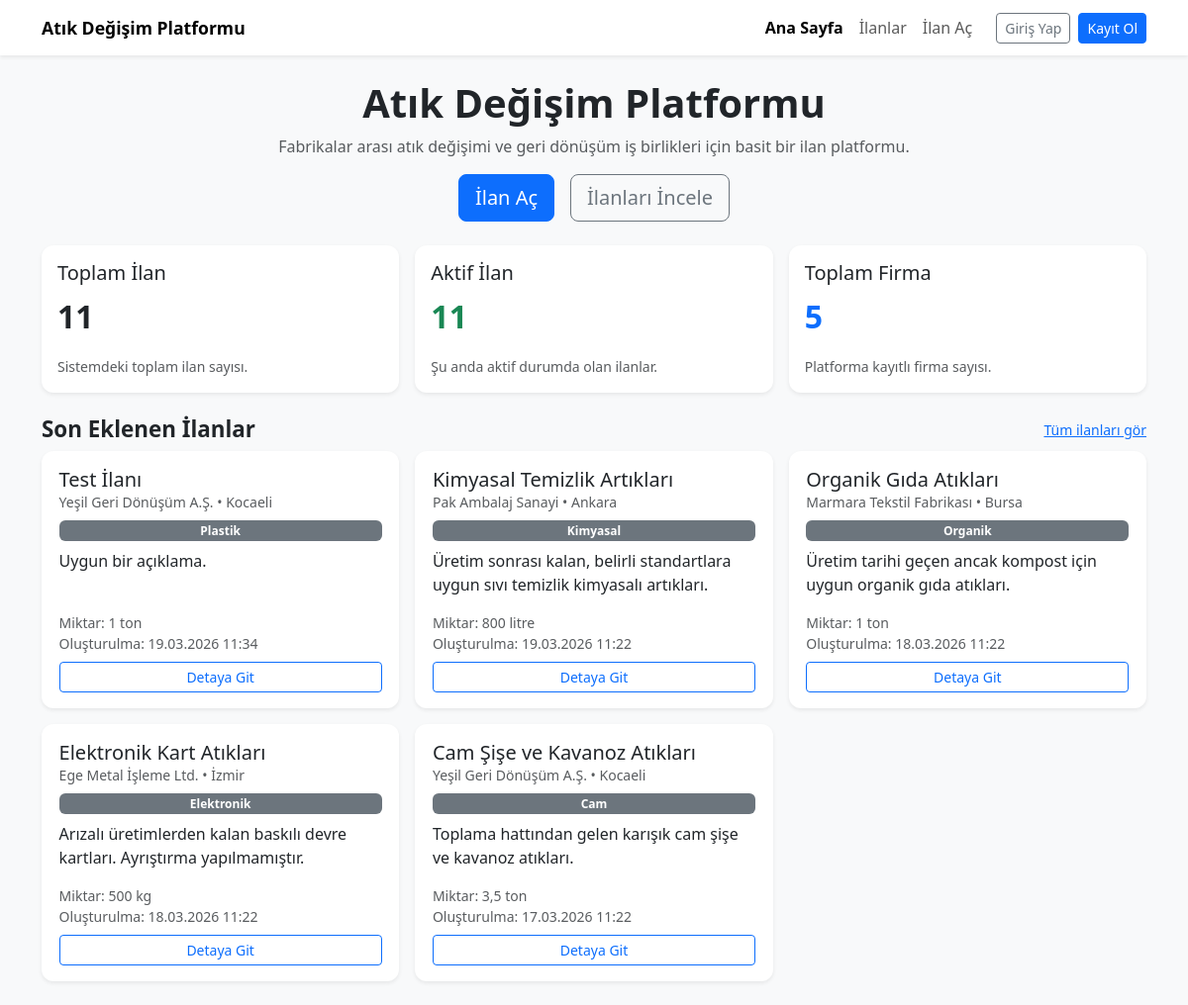
Before: / with the older database file.
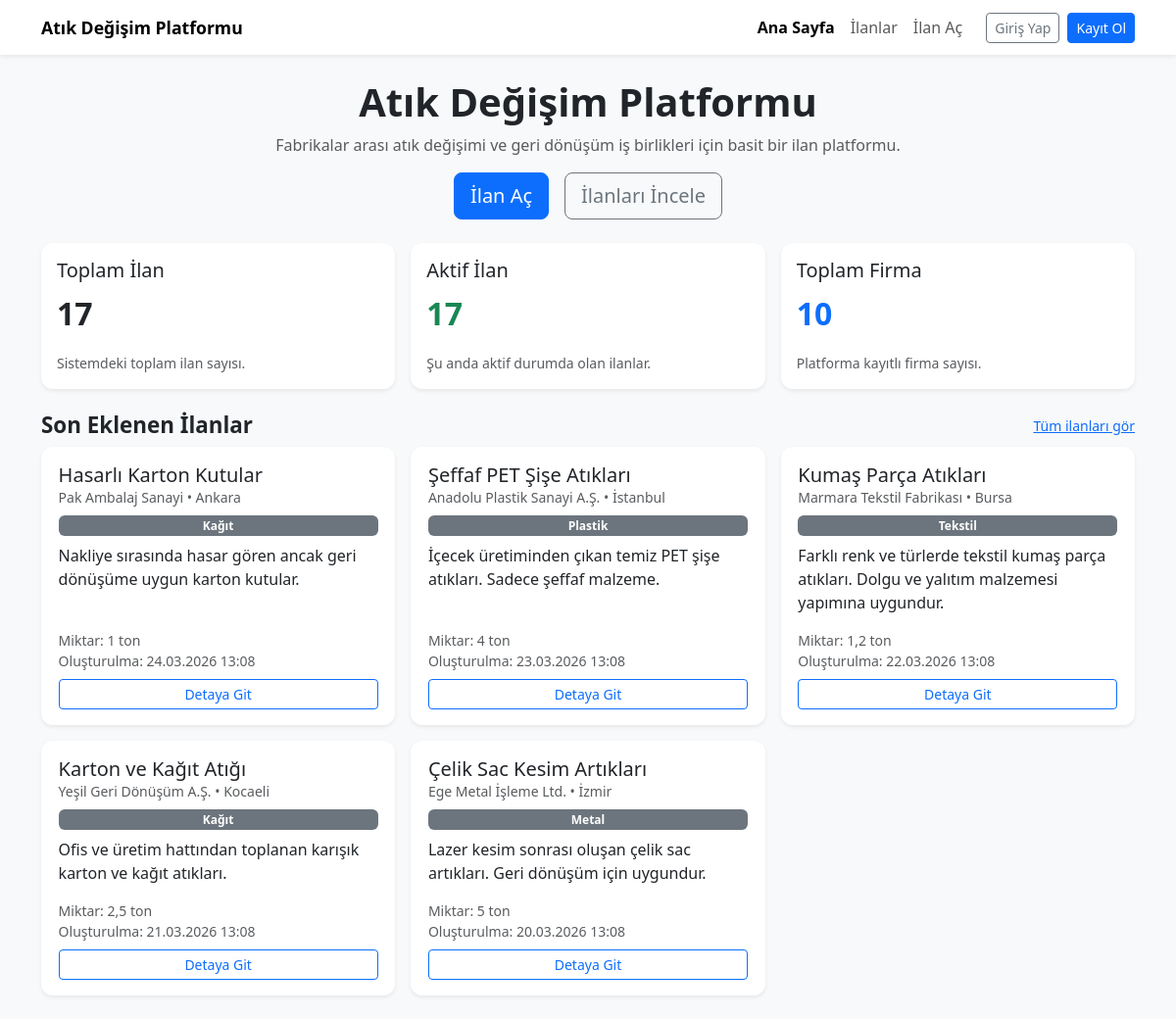
After: the same page with the newer database file.
### models.py (models this page shows, shortened)
class Listing(db.Model):
    __tablename__ = "listings"
    id = db.Column(db.Integer, primary_key=True)
    firm_id = db.Column(
        "company_id",
        db.Integer,
        db.ForeignKey("companies.id"),
        nullable=False,
    )
    title = db.Column(db.String(200), nullable=False)
    description = db.Column(db.Text, nullable=False)
    category = db.Column(db.String(100), nullable=False)
    quantity = db.Column(db.String(100), nullable=False)
    city = db.Column(db.String(100), nullable=False)
    price = db.Column(db.Float, nullable=True)
    status = db.Column(db.String(50), default="Aktif", nullable=False)
    created_at = db.Column(db.DateTime, default=datetime.utcnow, nullable=False)
    tags = db.Column(db.Text, nullable=True)
    requests = db.relationship("ListingRequest", backref="listing", lazy=True)

class Firm(db.Model):
    __tablename__ = "companies"
    id = db.Column(db.Integer, primary_key=True)
    user_id = db.Column(db.Integer, db.ForeignKey("users.id"), nullable=True, unique=True)
    name = db.Column(db.String(200), nullable=False)
    city = db.Column(db.String(100), nullable=False)
    sector = db.Column(db.String(200), nullable=False)
    description = db.Column(db.Text, nullable=True)
    phone = db.Column(db.String(50), nullable=True)
    created_at = db.Column(db.DateTime, default=datetime.utcnow, nullable=False)
    listings = db.relationship("Listing", backref="firm", lazy=True)

### app.py (the view)
    @app.route("/")
    def index():
        total_listings = Listing.query.count()
        active_listings = Listing.query.filter_by(status="Aktif").count()
        firm_count = Firm.query.count()
        latest_listings = Listing.query.order_by(Listing.created_at.desc()).limit(5).all()
        return render_template(
            "index.html",
            title="Atık Değişim Platformu",
            total_listings=total_listings,
            active_listings=active_listings,
            firm_count=firm_count,
            latest_listings=latest_listings,
        )

### templates/index.html
{% extends "base.html" %}
{% block content %}
<div class="row mb-4">
  <div class="col-12 text-center">
    <h1 class="page-title">Atık Değişim Platformu</h1>
    <p class="text-muted">
      Fabrikalar arası atık değişimi ve geri dönüşüm iş birlikleri için basit bir ilan platformu.
    </p>
    <div class="d-flex justify-content-center gap-3 mt-3 flex-wrap">
      <a href="{{ url_for('create_listing') }}" class="btn btn-primary btn-lg">
        İlan Aç
      </a>
      <a href="{{ url_for('listings') }}" class="btn btn-outline-secondary btn-lg">
        İlanları İncele
      </a>
    </div>
  </div>
</div>
<div class="row g-3 mb-4">
  <div class="col-md-4">
    <div class="card summary-card shadow-sm">
      <div class="card-body">
        <h5 class="card-title">Toplam İlan</h5>
        <p class="summary-number">{{ total_listings }}</p>
        <p class="card-text text-muted small">
          Sistemdeki toplam ilan sayısı.
        </p>
      </div>
    </div>
  </div>
  <div class="col-md-4">
    <div class="card summary-card shadow-sm">
      <div class="card-body">
        <h5 class="card-title">Aktif İlan</h5>
        <p class="summary-number text-success">{{ active_listings }}</p>
        <p class="card-text text-muted small">
          Şu anda aktif durumda olan ilanlar.
        </p>
      </div>
    </div>
  </div>
  <div class="col-md-4">
    <div class="card summary-card shadow-sm">
      <div class="card-body">
        <h5 class="card-title">Toplam Firma</h5>
        <p class="summary-number text-primary">{{ firm_count }}</p>
        <p class="card-text text-muted small">
          Platforma kayıtlı firma sayısı.
        </p>
      </div>
    </div>
  </div>
</div>
<div class="row mb-2">
  <div class="col-12 d-flex justify-content-between align-items-center">
    <h2 class="section-title mb-0">Son Eklenen İlanlar</h2>
    <a href="{{ url_for('listings') }}" class="small">Tüm ilanları gör</a>
  </div>
</div>
<div class="row g-3">
  {% if latest_listings %}
    {% for listing in latest_listings %}
      <div class="col-md-6 col-lg-4">
        <div class="card listing-card shadow-sm h-100">
          <div class="card-body d-flex flex-column">
            <h5 class="card-title mb-1">{{ listing.title }}</h5>
            <p class="card-subtitle text-muted small mb-2">
              {{ listing.firm.name }} • {{ listing.firm.city }}
            </p>
            <span class="badge bg-secondary mb-2">{{ listing.category }}</span>
            <p class="card-text flex-grow-1">
              {{ listing.description[:120] }}{% if listing.description|length > 120 %}...{% endif %}
            </p>
            <p class="text-muted small mb-2">
              Miktar: {{ listing.quantity }}<br>
              Oluşturulma: {{ listing.created_at.strftime('%d.%m.%Y %H:%M') }}
            </p>
            <a href="{{ url_for('listing_detail', listing_id=listing.id) }}" class="btn btn-sm btn-outline-primary mt-auto">
              Detaya Git
            </a>
          </div>
        </div>
      </div>
    {% endfor %}
  {% else %}
    <div class="col-12">
      <div class="alert alert-info">
        Henüz ilan bulunmuyor. İlk ilanı siz oluşturun!
      </div>
    </div>
  {% endif %}
</div>
{% endblock %}

Changed rows visible on the page:
no longer on this page (row unchanged): Listing: title "Test İlanı", firm.name "Yeşil Geri Dönüşüm A.Ş.", firm.city "Kocaeli", category "Plastik", description "Uygun bir açıklama.", quantity "1 ton", created_at "19.03.2026 11:34"
no longer on this page (row unchanged): Listing: title "Kimyasal Temizlik Artıkları", firm.name "Pak Ambalaj Sanayi", firm.city "Ankara", category "Kimyasal", description "Üretim sonrası kalan, belirli standartlara uygun sıvı temizlik kimyasalı artıkları.", quantity "800 litre", created_at "19.03.2026 11:22"
no longer on this page (row unchanged): Listing: title "Organik Gıda Atıkları", firm.name "Marmara Tekstil Fabrikası", firm.city "Bursa", category "Organik", description "Üretim tarihi geçen ancak kompost için uygun organik gıda atıkları.", quantity "1 ton", created_at "18.03.2026 11:22"
no longer on this page (row unchanged): Listing: title "Elektronik Kart Atıkları", firm.name "Ege Metal İşleme Ltd.", firm.city "İzmir", category "Elektronik", description "Arızalı üretimlerden kalan baskılı devre kartları. Ayrıştırma yapılmamıştır.", quantity "500 kg", created_at "18.03.2026 11:22"
no longer on this page (row unchanged): Listing: title "Cam Şişe ve Kavanoz Atıkları", firm.name "Yeşil Geri Dönüşüm A.Ş.", firm.city "Kocaeli", category "Cam", description "Toplama hattından gelen karışık cam şişe ve kavanoz atıkları.", quantity "3,5 ton", created_at "17.03.2026 11:22"
added Listing: title "Hasarlı Karton Kutular", firm.name "Pak Ambalaj Sanayi", firm.city "Ankara", category "Kağıt", description "Nakliye sırasında hasar gören ancak geri dönüşüme uygun karton kutular.", quantity "1 ton", created_at "24.03.2026 13:08"
added Listing: title "Şeffaf PET Şişe Atıkları", firm.name "Anadolu Plastik Sanayi A.Ş.", firm.city "İstanbul", category "Plastik", description "İçecek üretiminden çıkan temiz PET şişe atıkları. Sadece şeffaf malzeme.", quantity "4 ton", created_at "23.03.2026 13:08"
added Listing: title "Kumaş Parça Atıkları", firm.name "Marmara Tekstil Fabrikası", firm.city "Bursa", category "Tekstil", description "Farklı renk ve türlerde tekstil kumaş parça atıkları. Dolgu ve yalıtım malzemesi yapımına uygundur.", quantity "1,2 ton", created_at "22.03.2026 13:08"
added Listing: title "Karton ve Kağıt Atığı", firm.name "Yeşil Geri Dönüşüm A.Ş.", firm.city "Kocaeli", category "Kağıt", description "Ofis ve üretim hattından toplanan karışık karton ve kağıt atıkları.", quantity "2,5 ton", created_at "21.03.2026 13:08"
added Listing: title "Çelik Sac Kesim Artıkları", firm.name "Ege Metal İşleme Ltd.", firm.city "İzmir", category "Metal", description "Lazer kesim sonrası oluşan çelik sac artıkları. Geri dönüşüm için uygundur.", quantity "5 ton", created_at "20.03.2026 13:08"
Other visible differences:
{{ total_listings }}: "11" → "17"
{{ active_listings }}: "11" → "17"
{{ firm_count }}: "5" → "10"
